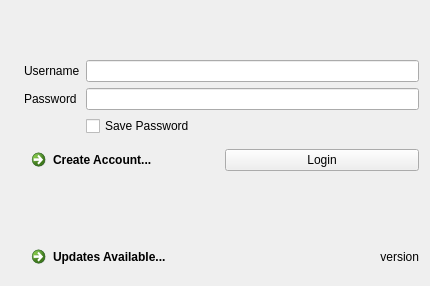
<?xml version="1.0" encoding="UTF-8"?>
<ui version="4.0">
 <class>DialogLogin</class>
 <widget class="QDialog" name="DialogLogin">
  <property name="geometry">
   <rect>
    <x>0</x>
    <y>0</y>
    <width>430</width>
    <height>286</height>
   </rect>
  </property>
  <property name="windowTitle">
   <string>FightCade</string>
  </property>
  <property name="windowIcon">
   <iconset resource="../../resources/ggpo.qrc">
    <normaloff>:/assets/icon-128.png</normaloff>:/assets/icon-128.png</iconset>
  </property>
  <layout class="QHBoxLayout" name="horizontalLayout_2">
   <item>
    <widget class="QLabel" name="labelGGPOLogo">
     <property name="text">
      <string/>
     </property>
     <property name="pixmap">
      <pixmap resource="../../resources/ggpo.qrc">:/assets/logo-vertical.png</pixmap>
     </property>
    </widget>
   </item>
   <item>
    <layout class="QVBoxLayout" name="verticalLayout">
     <item>
      <spacer name="verticalSpacer_2">
       <property name="orientation">
        <enum>Qt::Vertical</enum>
       </property>
       <property name="sizeHint" stdset="0">
        <size>
         <width>20</width>
         <height>40</height>
        </size>
       </property>
      </spacer>
     </item>
     <item>
      <layout class="QFormLayout" name="formLayout">
       <property name="fieldGrowthPolicy">
        <enum>QFormLayout::AllNonFixedFieldsGrow</enum>
       </property>
       <property name="formAlignment">
        <set>Qt::AlignBottom|Qt::AlignLeading|Qt::AlignLeft</set>
       </property>
       <item row="0" column="0">
        <widget class="QLabel" name="labelUsername">
         <property name="text">
          <string>Username</string>
         </property>
         <property name="buddy">
          <cstring>uiUsernameLine</cstring>
         </property>
        </widget>
       </item>
       <item row="0" column="1">
        <widget class="QLineEdit" name="uiUsernameLine"/>
       </item>
       <item row="2" column="0">
        <widget class="QLabel" name="labelPassword">
         <property name="text">
          <string>Password</string>
         </property>
         <property name="buddy">
          <cstring>uiPasswordLine</cstring>
         </property>
        </widget>
       </item>
       <item row="2" column="1">
        <widget class="QLineEdit" name="uiPasswordLine">
         <property name="echoMode">
          <enum>QLineEdit::Password</enum>
         </property>
        </widget>
       </item>
       <item row="3" column="1">
        <widget class="QCheckBox" name="uiSavePasswordChk">
         <property name="layoutDirection">
          <enum>Qt::LeftToRight</enum>
         </property>
         <property name="text">
          <string>Save Password</string>
         </property>
        </widget>
       </item>
      </layout>
     </item>
     <item>
      <layout class="QHBoxLayout" name="horizontalLayout">
       <item>
        <widget class="QCommandLinkButton" name="uiRegisterLink">
         <property name="text">
          <string>Create Account...</string>
         </property>
        </widget>
       </item>
       <item>
        <widget class="QPushButton" name="uiLoginBtn">
         <property name="text">
          <string>Login</string>
         </property>
        </widget>
       </item>
      </layout>
     </item>
     <item>
      <widget class="QLabel" name="uiErrorLbl">
       <property name="sizePolicy">
        <sizepolicy hsizetype="Expanding" vsizetype="Expanding">
         <horstretch>0</horstretch>
         <verstretch>0</verstretch>
        </sizepolicy>
       </property>
       <property name="mouseTracking">
        <bool>false</bool>
       </property>
       <property name="styleSheet">
        <string notr="true">QLabel { color : red; font-weight: bold}</string>
       </property>
       <property name="text">
        <string/>
       </property>
       <property name="textFormat">
        <enum>Qt::PlainText</enum>
       </property>
       <property name="alignment">
        <set>Qt::AlignHCenter|Qt::AlignTop</set>
       </property>
       <property name="wordWrap">
        <bool>true</bool>
       </property>
      </widget>
     </item>
     <item>
      <layout class="QHBoxLayout" name="horizontalLayout_2">
       <item>
        <widget class="QCommandLinkButton" name="uiNewVersionLink">
         <property name="sizePolicy">
          <sizepolicy hsizetype="Minimum" vsizetype="Minimum">
           <horstretch>0</horstretch>
           <verstretch>0</verstretch>
          </sizepolicy>
         </property>
         <property name="text">
          <string>Updates Available...</string>
         </property>
        </widget>
       </item>
       <item>
        <widget class="QLabel" name="uiVersionLbl">
         <property name="sizePolicy">
          <sizepolicy hsizetype="Expanding" vsizetype="Preferred">
           <horstretch>0</horstretch>
           <verstretch>0</verstretch>
          </sizepolicy>
         </property>
         <property name="text">
          <string>version</string>
         </property>
         <property name="alignment">
          <set>Qt::AlignRight|Qt::AlignTrailing|Qt::AlignVCenter</set>
         </property>
        </widget>
       </item>
      </layout>
     </item>
    </layout>
   </item>
  </layout>
 </widget>
 <tabstops>
  <tabstop>uiUsernameLine</tabstop>
  <tabstop>uiPasswordLine</tabstop>
  <tabstop>uiSavePasswordChk</tabstop>
  <tabstop>uiLoginBtn</tabstop>
  <tabstop>uiRegisterLink</tabstop>
 </tabstops>
 <resources>
  <include location="../../resources/ggpo.qrc"/>
 </resources>
 <connections/>
</ui>
